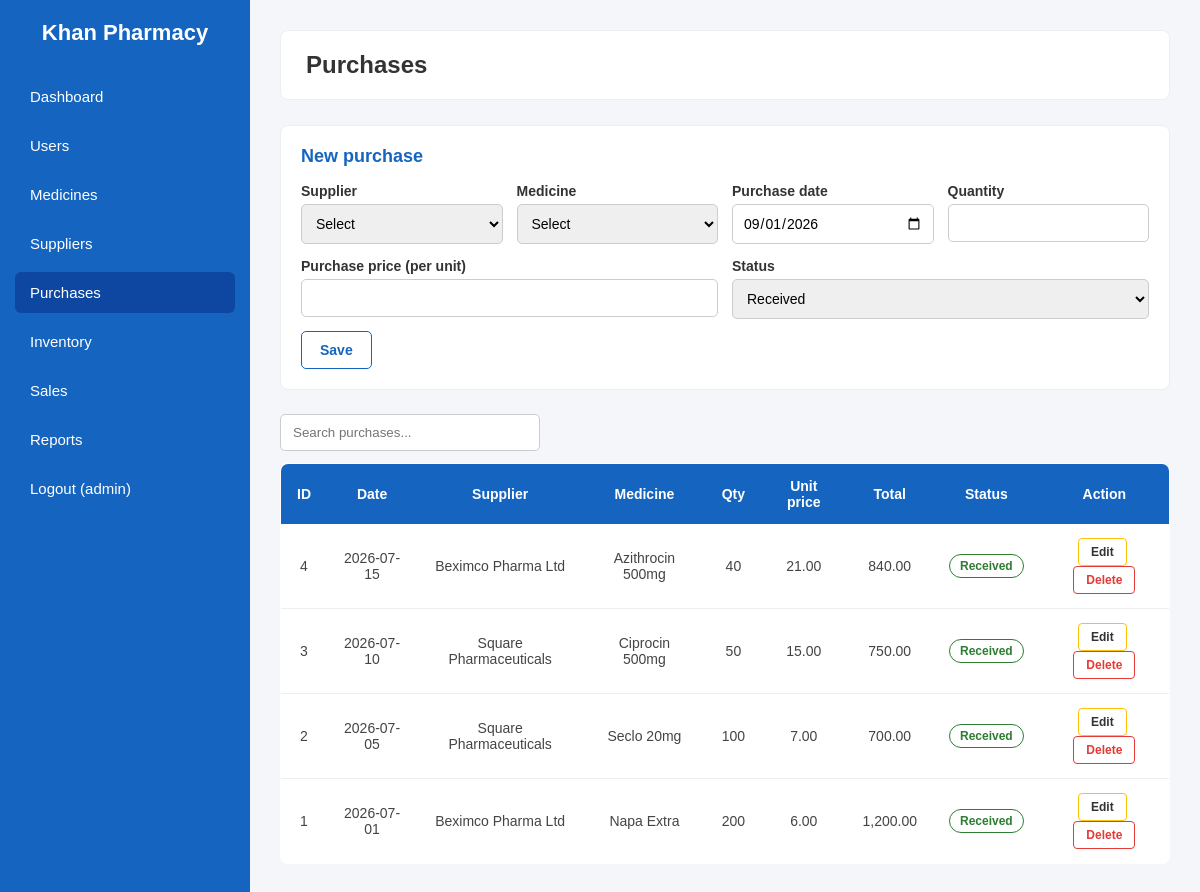
Screenshot of /purchases.php (signed in) with the database file from the repository.
### tables this page shows
CREATE TABLE `purchases` (
    `purchase_id` INT AUTO_INCREMENT PRIMARY KEY,
    `supplier_id` INT NOT NULL,
    `purchase_date` DATE NOT NULL,
    `medicine_id` INT NOT NULL,
    `quantity` INT NOT NULL,
    `purchase_price` DECIMAL(10, 2) NOT NULL,
    `total_amount` DECIMAL(12, 2) NOT NULL,
    `purchase_status` ENUM('Pending', 'Received', 'Cancelled') NOT NULL DEFAULT 'Received',
    CONSTRAINT `fk_purchase_supplier` FOREIGN KEY (`supplier_id`) REFERENCES `suppliers`(`supplier_id`) ON DELETE CASCADE,
    CONSTRAINT `fk_purchase_medicine` FOREIGN KEY (`medicine_id`) REFERENCES `medicines`(`medicine_id`) ON DELETE CASCADE
);

CREATE TABLE `suppliers` (
    `supplier_id` INT AUTO_INCREMENT PRIMARY KEY,
    `supplier_name` VARCHAR(100) NOT NULL,
    `contact_number` VARCHAR(20) NOT NULL,
    `company_name` VARCHAR(100) NOT NULL
);

CREATE TABLE `medicines` (
    `medicine_id` INT AUTO_INCREMENT PRIMARY KEY,
    `medicine_name` VARCHAR(100) NOT NULL,
    `company_name` VARCHAR(100) NOT NULL,
    `category` VARCHAR(50) NOT NULL DEFAULT 'Medicine',
    `purchase_price` DECIMAL(10, 2) NOT NULL DEFAULT 0.00,
    `expire_date` DATE NOT NULL,
    `manufacture_date` DATE NOT NULL,
    `supplier_id` INT DEFAULT NULL,
    `sale_price` DECIMAL(10, 2) NOT NULL,
    `batch_number` VARCHAR(50) NOT NULL DEFAULT '',
    CONSTRAINT `fk_medicine_supplier` FOREIGN KEY (`supplier_id`) REFERENCES `suppliers`(`supplier_id`) ON DELETE SET NULL
);

### includes/auth.php (called while the page is built, shortened)
<?php
function h($text)
{
    return htmlspecialchars((string) $text, ENT_QUOTES, "UTF-8");
}

### purchases.php (the view, shortened to what this page needs)
<?php
require_once "includes/db.php";
require_once "includes/auth.php";
$edit = null;
$rows = $conn->query(
    "SELECT p.*, s.supplier_name, m.medicine_name
     FROM purchases p
     JOIN suppliers s ON p.supplier_id = s.supplier_id
     JOIN medicines m ON p.medicine_id = m.medicine_id
     ORDER BY p.purchase_date DESC, p.purchase_id DESC"
)->fetch_all(MYSQLI_ASSOC);
require_once "includes/header.php";
?>
<div class="card">
    <h2><?php echo $edit ? "Edit purchase" : "New purchase"; ?></h2>
    <form method="post">
        <div class="form-row">
            <div class="form-group">
                <label>Supplier</label>
                <select name="supplier_id" required>
                    <option value="">Select</option>
                </select>
            </div>
            <div class="form-group">
                <label>Medicine</label>
                <select name="medicine_id" required>
                    <option value="">Select</option>
                </select>
            </div>
            <div class="form-group">
                <label>Purchase date</label>
                <input type="date" name="purchase_date" required value="<?php echo h($edit["purchase_date"] ?? date("Y-m-d")); ?>">
            </div>
            <div class="form-group">
                <label>Quantity</label>
                <input type="number" name="quantity" required min="1" value="<?php echo h($edit["quantity"] ?? ""); ?>">
            </div>
            <div class="form-group">
                <label>Purchase price (per unit)</label>
                <input type="number" step="0.01" name="purchase_price" required value="<?php echo h($edit["purchase_price"] ?? ""); ?>">
            </div>
            <div class="form-group">
                <label>Status</label>
                <select name="purchase_status">
                    <?php foreach (["Pending", "Received", "Cancelled"] as $st) { ?>
                    <option value="<?php echo $st; ?>" <?php echo ($edit["purchase_status"] ?? "Received") === $st ? "selected" : ""; ?>><?php echo $st; ?></option>
                    <?php } ?>
                </select>
            </div>
        </div>
        <div class="form-actions">
            <button type="submit" class="save-btn">Save</button>
        </div>
    </form>
</div>
<input type="text" class="search-box" data-table="data-table" placeholder="Search purchases...">
<table id="data-table">
    <thead>
        <tr>
            <th>ID</th>
            <th>Date</th>
            <th>Supplier</th>
            <th>Medicine</th>
            <th>Qty</th>
            <th>Unit price</th>
            <th>Total</th>
            <th>Status</th>
            <th>Action</th>
        </tr>
    </thead>
    <tbody>
        <?php foreach ($rows as $row) { ?>
        <tr>
            <td><?php echo (int) $row["purchase_id"]; ?></td>
            <td><?php echo h($row["purchase_date"]); ?></td>
            <td><?php echo h($row["supplier_name"]); ?></td>
            <td><?php echo h($row["medicine_name"]); ?></td>
            <td><?php echo (int) $row["quantity"]; ?></td>
            <td><?php echo number_format((float) $row["purchase_price"], 2); ?></td>
            <td><?php echo number_format((float) $row["total_amount"], 2); ?></td>
            <td><span class="badge badge-<?php echo strtolower($row["purchase_status"]); ?>"><?php echo h($row["purchase_status"]); ?></span></td>
            <td>
                <a class="edit" href="purchases.php?edit=<?php echo (int) $row["purchase_id"]; ?>">Edit</a>
                <form method="post" class="delete-form" style="display:inline">
                    <button type="submit" class="delete">Delete</button>
                </form>
            </td>
        </tr>
        <?php } ?>
    </tbody>
</table>
<?php require_once "includes/footer.php"; ?>

### css/style.css (style rules this page uses)
* { margin: 0; padding: 0; box-sizing: border-box; font-family: Arial, Helvetica, sans-serif; }
body { display: flex; background: #f4f6f9; min-height: 100vh; }
.card { background: white; padding: 20px; border-radius: 8px; border: 1px solid #eee; margin-bottom: 24px; }
.card h2 { font-size: 18px; color: #1565C0; margin-bottom: 16px; }
.form-row { display: flex; flex-wrap: wrap; gap: 14px; margin-bottom: 12px; }
.form-group { display: flex; flex-direction: column; gap: 5px; flex: 1; min-width: 180px; }
.form-group label { font-size: 14px; font-weight: bold; color: #333; }
.form-group input, .form-group select, .form-group textarea { padding: 10px; border: 1px solid #ccc; border-radius: 5px; font-size: 14px; }
.form-actions { display: flex; gap: 10px; margin-top: 10px; }
.save-btn, .add-btn { background: transparent; color: #1565C0; border: 1px solid #1565C0; padding: 10px 18px; border-radius: 5px; cursor: pointer; font-weight: bold; font-size: 14px; }
.search-box { padding: 10px 12px; border: 1px solid #ccc; border-radius: 5px; width: 260px; margin-bottom: 12px; }
table { width: 100%; border-collapse: collapse; background: white; border-radius: 8px; overflow: hidden; border: 1px solid #eee; }
th { background: #1565C0; color: white; padding: 14px 16px; text-align: center; font-size: 14px; }
td { padding: 14px 16px; text-align: center; border-bottom: 1px solid #eee; font-size: 14px; color: #444; }
.edit { background: transparent; color: #333; border: 1px solid #FFC107; padding: 6px 12px; border-radius: 4px; cursor: pointer; font-weight: bold; font-size: 12px; text-decoration: none; margin-right: 4px; display: inline-block; }
.delete { background: transparent; color: #E53935; border: 1px solid #E53935; padding: 6px 12px; border-radius: 4px; cursor: pointer; font-weight: bold; font-size: 12px; }
.badge { padding: 4px 10px; border-radius: 12px; font-size: 12px; font-weight: bold; display: inline-block; }
.badge-received { background: transparent; color: #2E7D32; border: 1px solid #2E7D32; }

### rows the page displays
purchases: purchase_id "4", purchase_date "2026-07-15", supplier.supplier_name "Beximco Pharma Ltd", medicine.medicine_name "Azithrocin 500mg", quantity "40", purchase_price "21.00", total_amount "840.00", purchase_status "Received"
purchases: purchase_id "3", purchase_date "2026-07-10", supplier.supplier_name "Square Pharmaceuticals", medicine.medicine_name "Ciprocin 500mg", quantity "50", purchase_price "15.00", total_amount "750.00", purchase_status "Received"
purchases: purchase_id "2", purchase_date "2026-07-05", supplier.supplier_name "Square Pharmaceuticals", medicine.medicine_name "Seclo 20mg", quantity "100", purchase_price "7.00", total_amount "700.00", purchase_status "Received"
purchases: purchase_id "1", purchase_date "2026-07-01", supplier.supplier_name "Beximco Pharma Ltd", medicine.medicine_name "Napa Extra", quantity "200", purchase_price "6.00", total_amount "1,200.00", purchase_status "Received"

### other values shown
$_SESSION["username"] "admin"
$page_title "Purchases"
form field purchase_status "Received"
